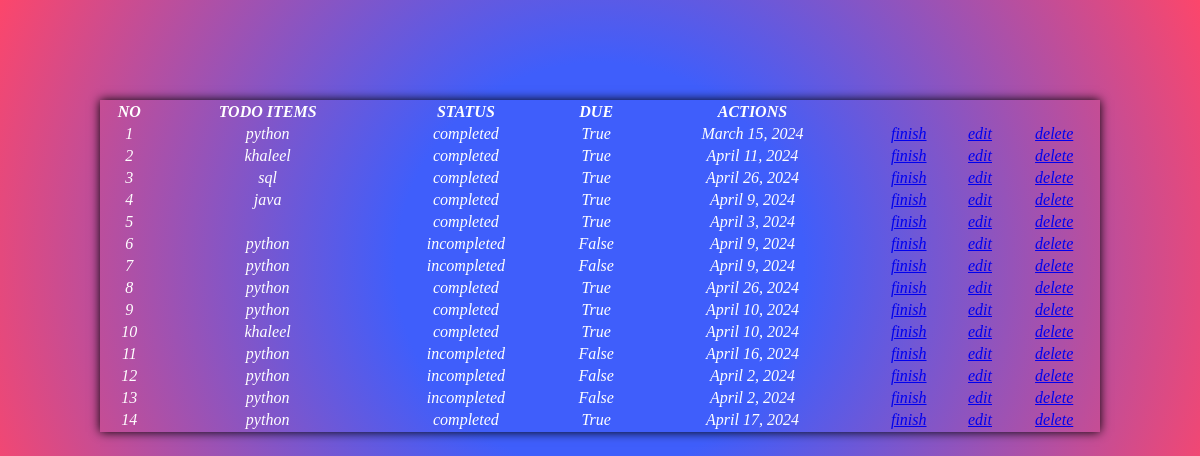
The app's page /display/ with its own data.
### bzc/models.py (models this page shows)
class todo(models.Model):
    task=models.CharField(max_length=50)
    status=models.BooleanField(default=False)
    due=models.DateField()
    uid=models.ForeignKey(User,on_delete=models.CASCADE)

### bzc/views.py (the view)
# urls.py: path('display/',views.display,name='display'),
def display(request):
    d=todo.objects.all()
    return render (request,"display.html",{"table":d})

### templates/display.html
{% extends "todo.html" %}
{% block content %}
<table width=100% style=text-align:center>
    <thead>
    <tr>
        <th>NO</th>
        <th>TODO ITEMS</th>
        <th>STATUS</th>
        <th>DUE</th>
        <th>ACTIONS</th>
    </tr>
</thead>
    <tbody>
        {% for record in table %}
            <tr>
                <td>{{forloop.counter}}</td>
                <td>{{record.task}}</td>
                {% if record.status == True %}
                    <td>completed</td>
                {% else %}
                    <td>incompleted</td>
                {% endif %}
                <td>{{record.status}}</td>
                <td>{{record.due}}</td>
                <td><a href="{% url 'finish' record.id %}">finish</a></td>
                <td><a href="{% url 'edit' record.id %}">edit</a></td>
                <td><a href="{% url 'delete' record.id %}">delete</a></td>
            </tr>
        {% endfor %}
    </tbody>
{% endblock content %}

### templates/todo.html (shortened to what this page needs)
<!DOCTYPE html>
<html lang="en">
<head>
    {% load static %}
    <link rel="stylesheet" href="{% static 'style.css' %}">
</head>
<body>
    {% block content %}{% endblock %}
</body>
</html>

### templates/todo.html (style rules this page uses)
body { background: rgb(63,94,251); background: radial-gradient(circle, rgba(63,94,251,1) 31%, rgba(252,70,107,1) 100%); padding-top: 25px 15px ; box-shadow: 0 0 10px black; margin: 100px; color:white; font-style: italic; cursor: pointer; }

### records on screen
todo: task "python", shows "completed", status "True", due "March 15, 2024"
todo: task "khaleel", shows "completed", status "True", due "April 11, 2024"
todo: task "sql", shows "completed", status "True", due "April 26, 2024"
todo: task "java", shows "completed", status "True", due "April 9, 2024"
todo: shows "completed", status "True", due "April 3, 2024"
todo: task "python", shows "incompleted", status "False", due "April 9, 2024"
todo: task "python", shows "incompleted", status "False", due "April 9, 2024"
todo: task "python", shows "completed", status "True", due "April 26, 2024"
todo: task "python", shows "completed", status "True", due "April 10, 2024"
todo: task "khaleel", shows "completed", status "True", due "April 10, 2024"
todo: task "python", shows "incompleted", status "False", due "April 16, 2024"
todo: task "python", shows "incompleted", status "False", due "April 2, 2024"
todo: task "python", shows "incompleted", status "False", due "April 2, 2024"
todo: task "python", shows "completed", status "True", due "April 17, 2024"
